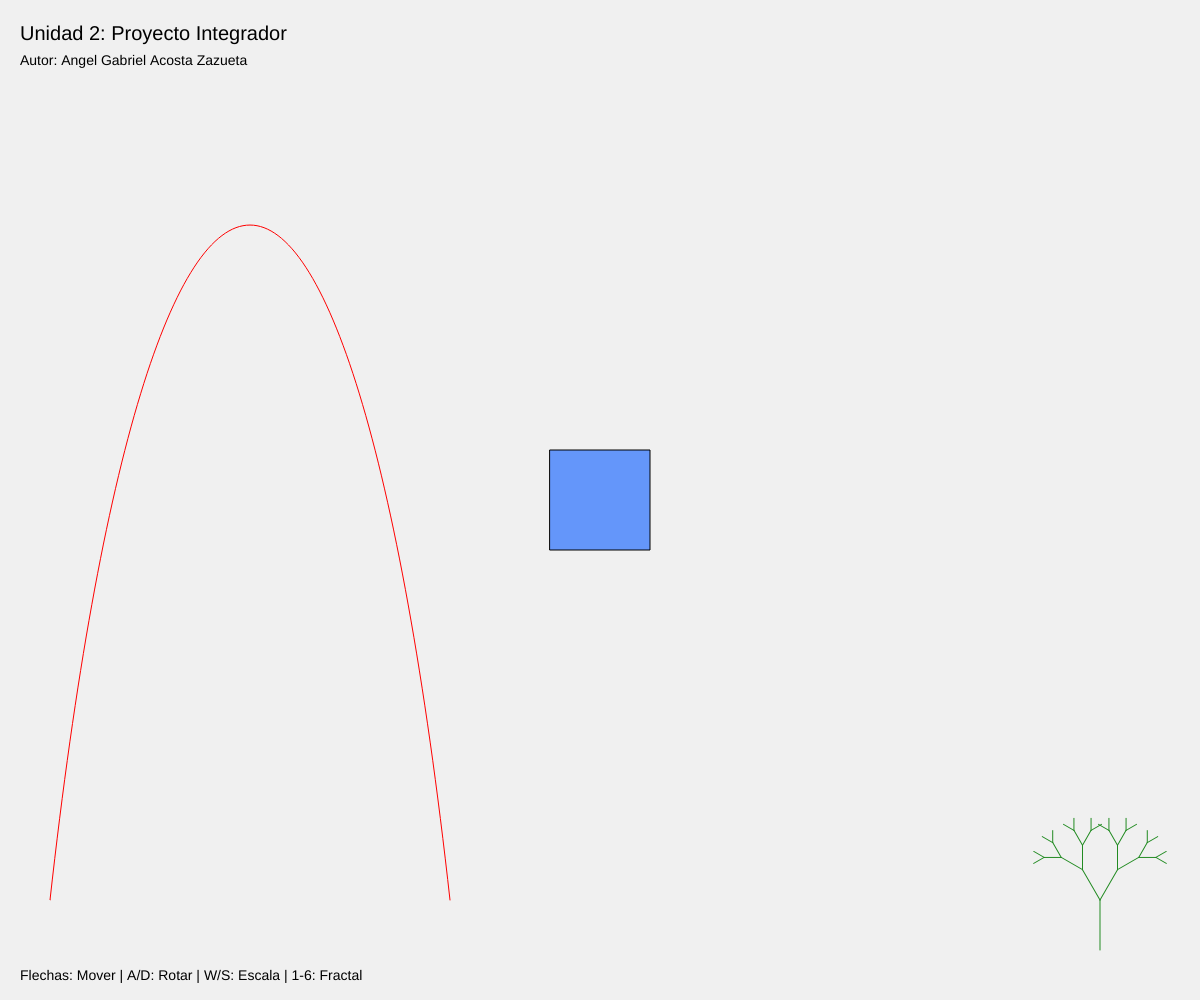
Frame 1 (no input)
Frame 60 (no input): identical to frame 1, image omitted
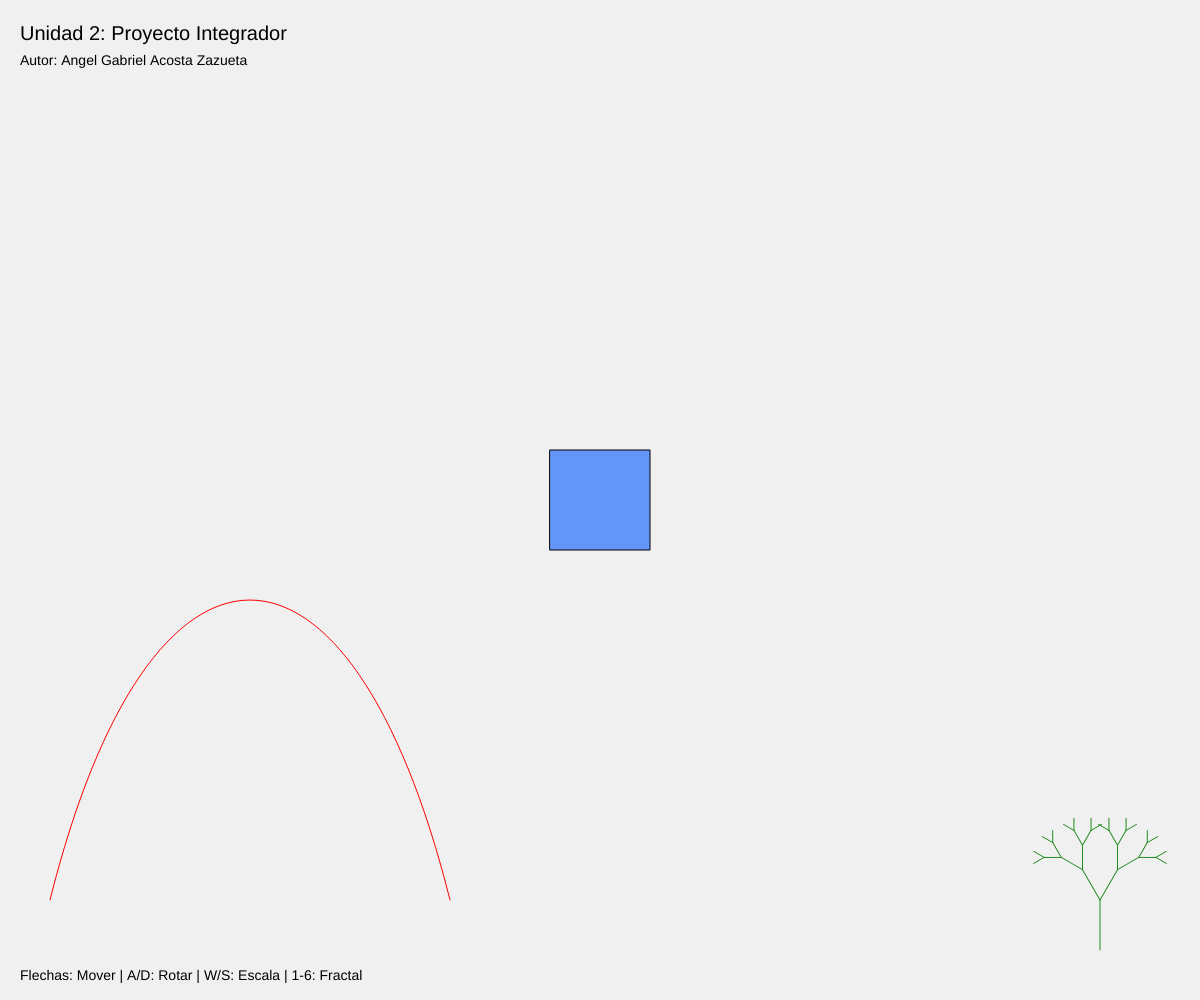
Frame 120 (the mouse pressed at the canvas centre since frame 60)

The p5.js sketch that drew these frames (run headless with seeded random() and noise() and a simulated clock; from frame 60 on, the mouse is pressed at the canvas centre):

// p5.js sketch
// ── sketch.js
let posX, posY, angulo = 0, escala = 1.0, sesgo = 0, profundidad = 4;

function setup() {
  createCanvas(windowWidth, windowHeight);
  posX = width / 2;
  posY = height / 2;
}

function draw() {
  background(240);
  
  // 1. Texto e Instrucciones
  fill(0);
  noStroke();
  textSize(20);
  text("Unidad 2: Proyecto Integrador", 20, 40);
  textSize(14);
  text("Autor: Angel Gabriel Acosta Zazueta", 20, 65);
  text("Flechas: Mover | A/D: Rotar | W/S: Escala | 1-6: Fractal", 20, height - 20);

  // 2. Transformaciones 2D
  push();
    translate(posX, posY);
    rotate(radians(angulo));
    scale(escala);
    shearX(radians(sesgo));
    fill(100, 150, 250);
    stroke(0);
    rectMode(CENTER);
    rect(0, 0, 100, 100);
  pop();

  // 3. Curva Bézier Interactiva
  noFill();
  stroke(255, 0, 0);
  bezier(50, height-100, 150, mouseY, 350, mouseY, 450, height-100);

  // 4. Fractal Recursivo
  push();
    translate(width - 100, height - 50);
    dibujarFractal(50, profundidad);
  pop();

  gestionarTeclado();
}

function dibujarFractal(largo, nivel) {
  stroke(34, 139, 34);
  line(0, 0, 0, -largo);
  translate(0, -largo);
  if (nivel > 0) {
    push(); rotate(PI/6); dibujarFractal(largo*0.7, nivel-1); pop();
    push(); rotate(-PI/6); dibujarFractal(largo*0.7, nivel-1); pop();
  }
}

function gestionarTeclado() {
  if (keyIsDown(LEFT_ARROW)) posX -= 5;
  if (keyIsDown(RIGHT_ARROW)) posX += 5;
  if (keyIsDown(UP_ARROW)) posY -= 5;
  if (keyIsDown(DOWN_ARROW)) posY += 5;
  if (keyIsDown(65)) angulo -= 2; // A
  if (keyIsDown(68)) angulo += 2; // D
  if (keyIsDown(87)) escala += 0.01; // W
  if (keyIsDown(83)) escala -= 0.01; // S
}

function keyPressed() {
  if (key >= '1' && key <= '6') profundidad = int(key);
}
